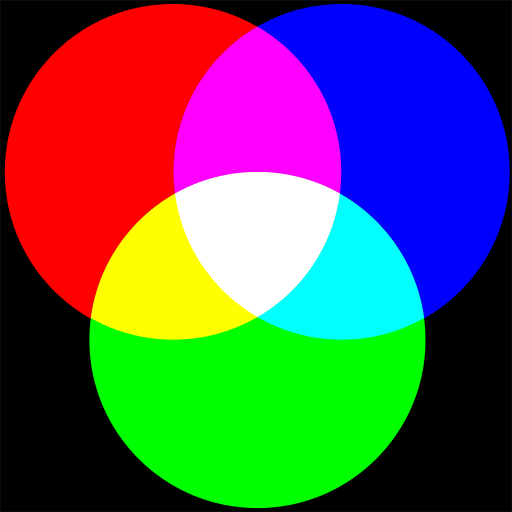
#> input picture Session-8/rgb.png, 1024 x 1024 px (shown at 1/2 size)
$ jupyter execute numpyPractise.ipynb
#> lines starting #> are read from the running program, lines starting #| are printed output that depends on the picture
[cell 1]
import numpy as np

[cell 2]
np.array([1,2,3,4,4,5])

[cell 3]
np.arange(1,10)

[cell 4]
np.linspace(1,10,100)

[cell 5]
np.zeros((10,10))

[cell 6]
a = np.full((10,2,2),5)
b = np.full((2,2),1)

[cell 7]
a,b

[cell 8]
a+b

[cell 9]
import matplotlib.pyplot as plt

[cell 10]
arr = np.random.randint(10,50,(10,10))

[cell 11]
arr

[cell 12]
arr[:5,-3:]

[cell 13]
plt.imshow(arr,cmap="gray")
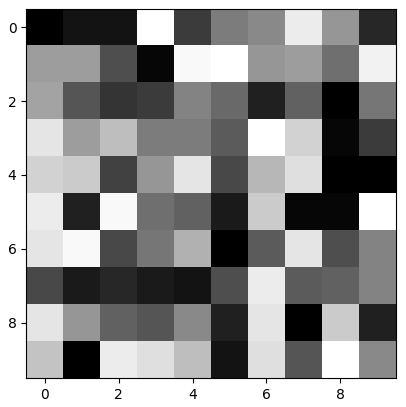
#> figure drawn by matplotlib, 1 panel

[cell 14]
from PIL import Image

[cell 15]
img = Image.open("rgb.png")
#> img is the input picture: PIL image 1024x1024 RGBA; mean R, G, B, A 86.3, 86.3, 86.2, 254.9

[cell 16]
small = img.resize((700,400))
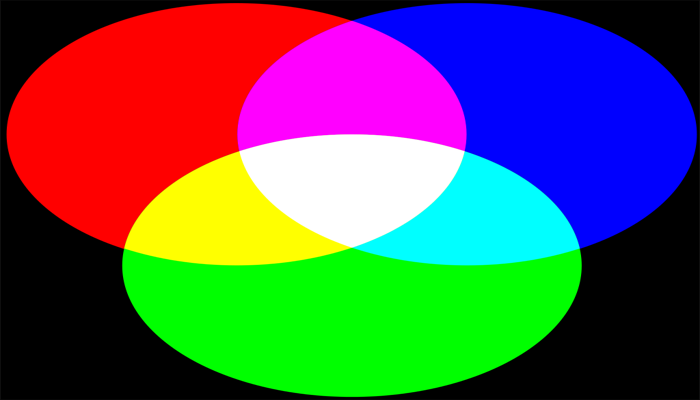
#> small: PIL image 700x400 RGBA; mean R, G, B, A 86.3, 86.3, 86.2, 254.9; transparent parts drawn white

[cell 17]
small

[cell 18]
type(small)

[cell 19]
panda = np.array(small)

[cell 20]
panda.shape
#> Out = (400, 700, 4)

[cell 21]
plt.imshow(panda[:,:,2],cmap="gray")
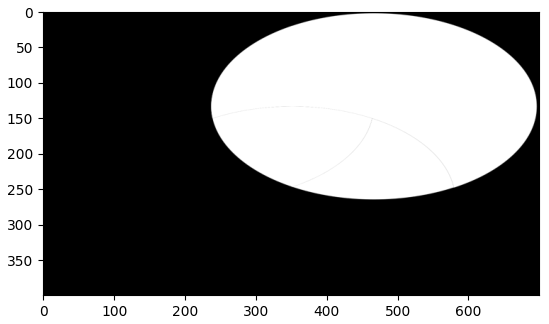
#> figure drawn by matplotlib, 1 panel

[cell 22]
img = Image.open("panda.jpeg")
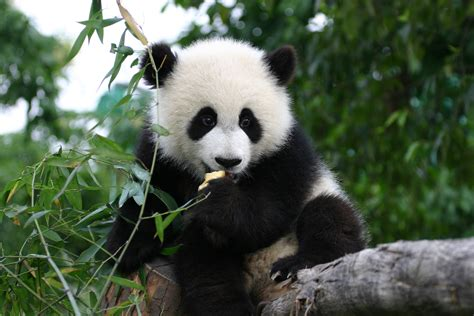
#> input picture Session-8/panda.jpeg, 474 x 316 px
#> img is the input picture: PIL image 474x316 RGB; mean R, G, B 80, 93, 75.4

[cell 23]
panda = np.array(img.resize((700,400)))
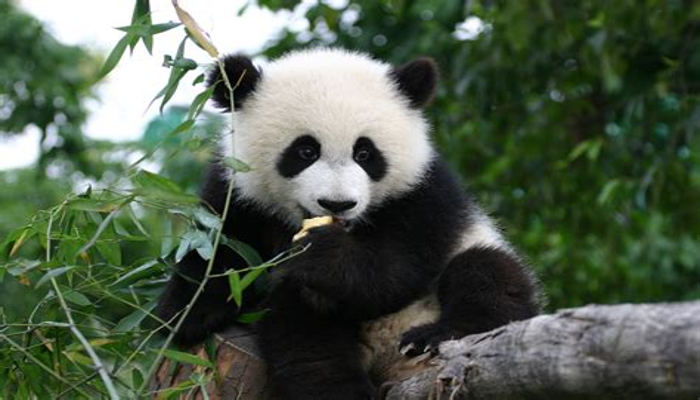
#> panda: shape (400, 700, 3); mean R, G, B 80, 93, 75.4

[cell 24]
panda.shape
#> Out = (400, 700, 3)

[cell 25]
plt.imshow(panda)

[cell 26]
cut = panda[50:300,200:400]
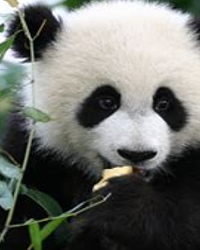
#> cut: shape (250, 200, 3); mean R, G, B 110.8, 112.8, 107.8
plt.imshow(cut)

[cell 27]
cut[:100,:,0] = 255
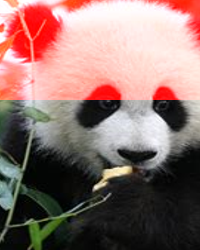
#> cut: shape (250, 200, 3); mean R, G, B 141.5, 112.8, 107.8
cut[100:200,:,1] = 255
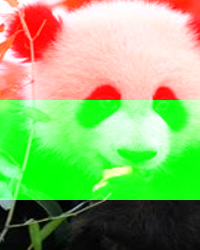
#> cut: shape (250, 200, 3); mean R, G, B 141.5, 179.4, 107.8
cut[200:250,:,2] = 255
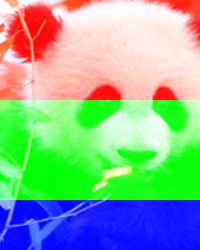
#> cut: shape (250, 200, 3); mean R, G, B 141.5, 179.4, 154
plt.imshow(cut)

[cell 28]
img = np.zeros((100,100,3),dtype=np.uint8)

[cell 29]
img[:50,:] = (255,0,0)
img[50:100,:] = (255,0,255)
img[:50,50:,] = 120

[cell 30]
plt.imshow(img)
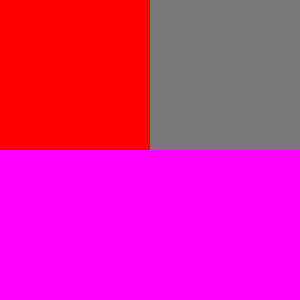
#> shown: shape (100, 100, 3) (shown 3 times larger); mean R, G, B 221.2, 30, 157.5
